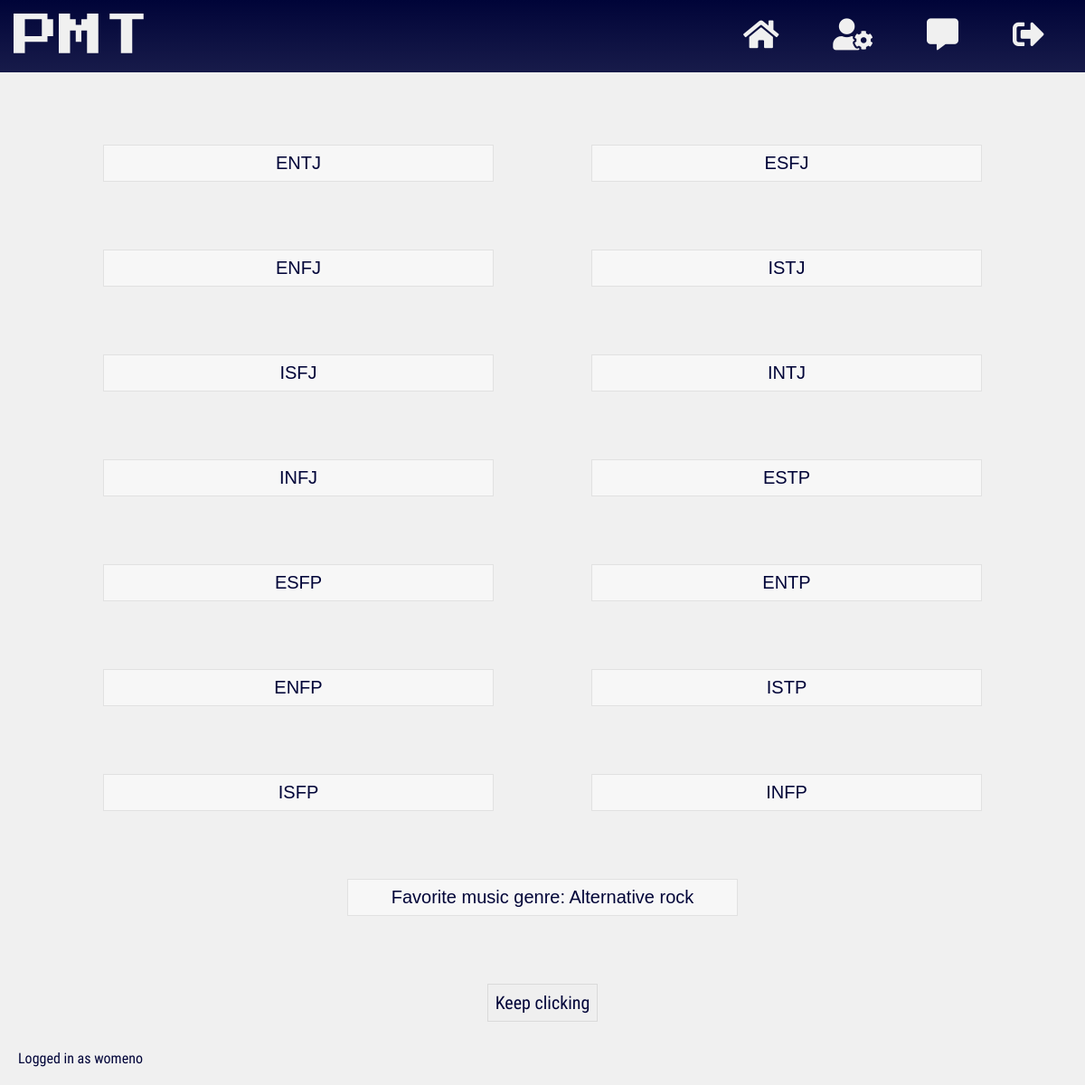
Page /assumptions (signed in) on the committed database.
### app/models.py (models this page shows, shortened)
class Assumption(db.Model):
    __tablename__ = 'assumptions'
    id = db.Column(db.Integer(), primary_key=True)
    content = db.Column(db.String())
    content_type = db.Column(db.String())

class User(db.Model, UserMixin):
    __tablename__ = 'users'
    id = db.Column(db.Integer(), primary_key=True)
    username = db.Column(db.String(length=20), nullable=False, unique=True)
    email = db.Column(db.String(length=50), nullable=False, unique=True)
    password_hash = db.Column(db.String(length=60), nullable=False)
    age = db.Column(db.Integer(), nullable=False)
    gender = db.Column(db.String(length=6), nullable=False)
    facebook = db.Column(db.String(length=50), nullable=True, unique=False)
    instagram = db.Column(db.String(length=50), nullable=True, unique=False)
    twitter = db.Column(db.String(length=50), nullable=True, unique=False)
    reddit = db.Column(db.String(length=50), nullable=True, unique=False)
    discord = db.Column(db.String(length=50), nullable=True, unique=False)
    assumptions = db.relationship('Assumption', secondary=users_to_assumptions,
    backref=db.backref('users', lazy=True), lazy=True)
    added_users = db.relationship('User', secondary=users_to_users,
                  primaryjoin=(users_to_users.c.added_id == id),
                  secondaryjoin=(users_to_users.c.adder_id == id),
                  backref=db.backref('adder_users', lazy=True), lazy=True)
    @property
    def password(self):
        return self.password

### app/routes.py (the view)
@app.route('/assumptions')
@login_required
def assumptions_page():
    assumptions = Assumption.query.limit(25)
    return render_template('assumptions.html', assumptions=assumptions)

### user_loader/__init__.py (called while the page is built)
@login_manager.user_loader
def load_user(user_id):
    return User.query.get(int(user_id))

### app/templates/assumptions.html (shortened to what this page needs)
{% extends 'uniform/base.html' %}
{% block css_files %}
<link rel="stylesheet"
href="{{ url_for('static', filename='css/minified/assumptions.css') }}">
{% endblock %}
{% block content %}
<ul id="list_of_assumptions">
  {% for assumption in assumptions %}
  {% if assumption not in current_user.assumptions %}
  <div class="list-item-wrapper" ASSUMPTION_ID="{{ assumption.id }}">
    <li class="{{ assumption.content_type }}">
      {{ assumption.content }}
    </li>
  </div>
  {% endif %}
  {% endfor %}
</ul>
<button type="button" name="load more" id="load_more">Keep clicking</button>
{% endblock %}
{% block footer %}
Logged in as {{ current_user.username }}
{% endblock %}

### app/templates/uniform/base.html (shortened to what this page needs)
<!DOCTYPE html>
<html lang="en" dir="ltr">
  <head>
    <link rel="stylesheet"
    href="{{ url_for('static', filename='css/uniform/minified/base.css') }}">
    {% if current_user.is_authenticated %}
    <link rel="stylesheet"
    href="{{ url_for('static', filename='icons/css/minified/all.css') }}">
    {% endif %}
    {% block css_files %}{% endblock %}
  </head>
  <body>
    <header>
      <span>
        <abbr title="Personality Matching Tool.">
          <a href="{{ url_for('home_page') }}">PMT</a>
        </abbr>
      </span>
      <nav>
        {% if current_user.is_authenticated %}
        <a href="{{ url_for('home_page') }}" title="home"><span class="home">
          <i class="fas fa-home"></i>
        </span></a>
        <a href="{{ url_for('assumptions_page') }}" title="assumptions">
          <span class="assumptions">
          <i class="fas fa-user-cog"></i>
          </span>
        </a>
        <a href="{{ url_for('addedusers_page') }}" title="added users">
          <span class="messages">
            <i class="fas fa-comment-alt"></i>
          </span>
        </a>
        <a href="{{ url_for('logout_page') }}" title="logout">
          <span class="logout">
          <i class="fas fa-sign-out-alt"></i>
        </span></a>
        {% endif %}
      </nav>
    </header>
    <main>
      {% block content %}{% endblock %}
    </main>
    <footer>
      {% block footer %}{% endblock %}
    </footer>
  </body>
</html>

### app/static/css/uniform/minified/base.css (style rules this page uses)
* { box-sizing:border-box;margin:0 }
body { background:#f0f0f0 }
header { display:flex;flex-direction:column;background:linear-gradient(to bottom,#000438,rgba(0,4,56,.9));color:#f0f0f0;padding-bottom:10px }
header>span { font-size:70px;margin:30px 0 30px 0;font-family:brand-font,sans-serif }
header abbr { text-decoration:none }
header * { text-align:center }
header>nav { display:flex;font-size:20px;font-weight:900 }
nav>a { flex-basis:100% }
a,a:active,a:hover,a:link,a:visited { color:inherit;text-decoration:none }
button,header { -webkit-touch-callout:none;-webkit-user-select:none;-khtml-user-select:none;-moz-user-select:none;-ms-user-select:none;user-select:none }
main { margin-bottom:50px }
footer { position:fixed;bottom:0;right:0;left:0;padding:20px;background:rgba(240,240,240);color:#000438;font-family:roboto-regular,sans-serif;text-align:center }
@media (min-width:769px) { header { flex-direction:row;padding:15px;justify-content:space-between;align-items:center } }
@media (min-width:769px) { header>span { font-size:50px;margin:0 } }
@media (min-width:769px) { header>nav { font-weight:100;font-size:35px } }
@media (min-width:769px) { nav>a>span { padding:10px 30px } }
@media (min-width:769px) { nav>a>span { -webkit-transition:background .1s ease;-o-transition:background .1s ease;-moz-transition:background .1s ease;-ms-transition:background .1s ease } }
@media (min-width:769px) { header { position:sticky;top:0;z-index:1 } }
@media (min-width:769px) { footer { text-align:left } }

### app/static/css/minified/assumptions.css (style rules this page uses)
ul { padding:0;margin:80px auto 0 auto;width:90%;display:flex;flex-wrap:wrap }
.list-item-wrapper { flex-basis:100%;position:relative;margin-bottom:75px }
li.type-text { border:1px solid rgba(0,0,0,.09);list-style:none;font-family:sans-serif;color:#000438;background:#f7f7f7;padding:8px;text-align:center }
button#load_more { padding:8px;color:#000438;border:1px solid rgba(0,0,0,.09);font-family:roboto-regular;font-size:20px;display:block;margin:0 auto 70px auto;cursor:pointer }
@media (min-width:769px) { ul { justify-content:space-between } }
@media (min-width:769px) { li { transition:box-shadow 250ms ease } }
@media (min-width:769px) { li.type-text { font-size:20px } }
@media (min-width:769px) { ul { justify-content:space-around } }
@media (min-width:769px) { .list-item-wrapper { flex-basis:40% } }

### rows in the picture
Assumption: content "ENTJ"
Assumption: content "ESFJ"
Assumption: content "ENFJ"
Assumption: content "ISTJ"
Assumption: content "ISFJ"
Assumption: content "INTJ"
Assumption: content "INFJ"
Assumption: content "ESTP"
Assumption: content "ESFP"
Assumption: content "ENTP"
Assumption: content "ENFP"
Assumption: content "ISTP"
Assumption: content "ISFP"
Assumption: content "INFP"
Assumption: content "Favorite music genre: Alternative rock"
User: username "womeno"
